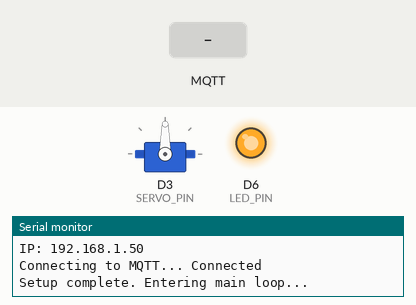
A sketch run on a simulated Arduino MKR. Parts: servo, output pins drawn as LEDs (lit = HIGH), the last lines printed to the serial monitor. The test bench sets the inputs (shaded band). WiFi joins after 1.5 s; servers stay silent unless stated; random numbers use the default seed unless the sketch sets one; no MQTT or app messages arrive unless stated; not simulated (calls return 0 or success): secrets.h.

Above: at 2.7 s.
2.8 s: MQTT message "off" arrives on the first subscribed topic
At 5.7 s:
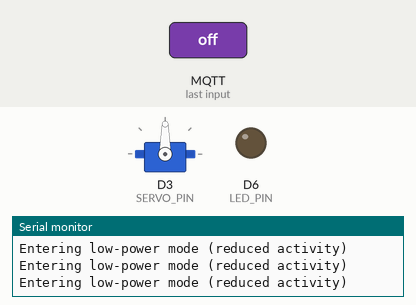
10.5 s: MQTT message "poor" arrives on the second subscribed topic
At 10.71 s:
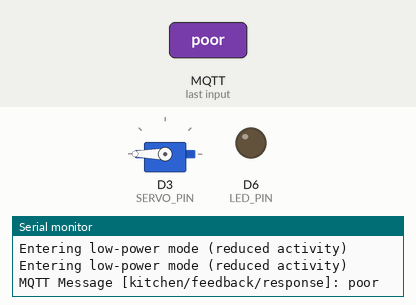
14.0 s: MQTT message "sleep" arrives on the first subscribed topic
17.2 s: MQTT message "average" arrives on the second subscribed topic
At 17.42 s:
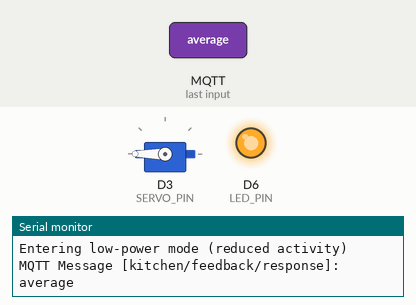
Timing chart, 0 to 21.7 s (numbered marks = the images above; inputs shaded):
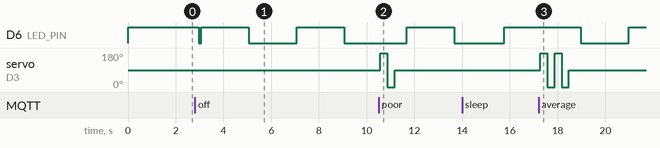

Measured:
- after the input at 2.8 s, D6 (LED_PIN): goes LOW 0.10 s, HIGH 2.0 s, LOW 2.0 s, HIGH 2.0 s, then LOW, starting after 0.16 s
- after the input at 10.5 s, servo on D3 (SERVO_PIN): 90° → 180° after 0.07 s, → 0° 0.30 s later, → 90° 0.30 s later
- after the input at 17.2 s, servo on D3 (SERVO_PIN): 90° → 180° after 0.07 s, → 0° 0.30 s later, → 180° 0.30 s later, → 0° 0.30 s later, … (5 changes in this stretch)

The sketch:

Arduino_code.ino
```cpp
#include <WiFiNINA.h>
#include <PubSubClient.h>
#include <DHT.h>
#include <Servo.h>
#include <ArduinoLowPower.h>
#include "secrets.h"

#define DHTPIN 2
#define DHTTYPE DHT11
#define LED_PIN LED_BUILTIN
#define SERVO_PIN 3

DHT dht(DHTPIN, DHTTYPE);
Servo motor;

const char* broker = "9c8938d3b2404aa98dafd50aa5ddd1b1.s1.eu.hivemq.cloud";
const int port = 8883;
const char* topic_temp = "kitchen/temperature";
const char* topic_control = "kitchen/sensor/control";
const char* topic_status = "kitchen/sensor/status";
const char* topic_feedback = "kitchen/feedback/response";

WiFiSSLClient net;
PubSubClient client(net);

bool sensorEnabled = true;
bool sleepMode = false;
bool wifiConnected = false;
bool mqttConnected = false;

unsigned long lastSend = 0;
unsigned long lastHeartbeat = 0;
unsigned long lastConnectionCheck = 0;

const unsigned long HEARTBEAT_INTERVAL = 15000;
const unsigned long TEMP_INTERVAL = 3000;
const unsigned long CONNECTION_CHECK_INTERVAL = 30000;

void swingMotor(int swings) {
  for (int i = 0; i < swings; i++) {
    motor.write(180); delay(300);
    motor.write(0);   delay(300);
  }
  motor.write(90);  // Stop motor
}

void messageReceived(char* topic, byte* payload, unsigned int length) {
  String msg;
  for (unsigned int i = 0; i < length; i++) {
    msg += (char)payload[i];
  }
  msg.trim();

  Serial.print("MQTT Message [");
  Serial.print(topic);
  Serial.print("]: ");
  Serial.println(msg);

  String t = String(topic);

  if (t == topic_control) {
    if (msg.equalsIgnoreCase("off") || msg.equalsIgnoreCase("sleep")) {
      sensorEnabled = false;
      sleepMode = true;
      Serial.println("Entering low-power mode...");
      if (client.connected()) {
        client.publish(topic_status, "sleeping");
        delay(100);
      }
      digitalWrite(LED_PIN, LOW);
    } else if (msg.equalsIgnoreCase("on") || msg.equalsIgnoreCase("wake")) {
      sensorEnabled = true;
      sleepMode = false;
      Serial.println("Exiting low-power mode...");
      if (client.connected()) {
        client.publish(topic_status, "active");
      }
      digitalWrite(LED_PIN, HIGH);
    }
  } else if (t == topic_feedback) {
    msg.toLowerCase();
    if (msg == "poor") swingMotor(1);
    else if (msg == "average") swingMotor(2);
    else if (msg == "good") swingMotor(3);
    else if (msg == "excellent") swingMotor(4);
    else Serial.println("Unknown feedback command.");
  }
}

void connectWiFi() {
  if (WiFi.status() == WL_CONNECTED) {
    wifiConnected = true;
    return;
  }

  Serial.print("Connecting to WiFi");
  WiFi.begin(ssid, pass);

  int attempts = 0;
  while (WiFi.status() != WL_CONNECTED && attempts < 20) {
    Serial.print(".");
    delay(500);
    attempts++;
  }

  if (WiFi.status() == WL_CONNECTED) {
    wifiConnected = true;
    Serial.println("\nWiFi connected");
    Serial.print("IP: ");
    Serial.println(WiFi.localIP());
  } else {
    wifiConnected = false;
    Serial.println("\nWiFi connection failed");
  }
}

void connectMQTT() {
  if (!wifiConnected) {
    mqttConnected = false;
    return;
  }

  client.setServer(broker, port);
  client.setCallback(messageReceived);

  if (client.connected()) {
    mqttConnected = true;
    return;
  }

  Serial.print("Connecting to MQTT... ");
  String clientId = "Nano33IoTClient_" + String(random(0xffff), HEX);

  if (client.connect(clientId.c_str(), "BillZZ", "BillZZ92")) {
    Serial.println("Connected");
    mqttConnected = true;
    client.subscribe(topic_control);
    client.subscribe(topic_feedback);
    const char* status = sleepMode ? "sleeping" : (sensorEnabled ? "active" : "inactive");
    client.publish(topic_status, status);
  } else {
    Serial.print("Failed (rc=");
    Serial.print(client.state());
    Serial.println(")");
    mqttConnected = false;
  }
}

void checkConnections() {
  unsigned long now = millis();
  if (now - lastConnectionCheck < CONNECTION_CHECK_INTERVAL) return;
  lastConnectionCheck = now;

  if (WiFi.status() != WL_CONNECTED) {
    Serial.println("WiFi disconnected - attempting reconnect");
    wifiConnected = false;
    connectWiFi();
  }

  if (wifiConnected && !client.connected()) {
    Serial.println("MQTT disconnected - attempting reconnect");
    mqttConnected = false;
    connectMQTT();
  }
}

void sendHeartbeat() {
  if (!mqttConnected) return;

  unsigned long now = millis();
  if (now - lastHeartbeat > HEARTBEAT_INTERVAL) {
    const char* status = sleepMode ? "sleeping" : (sensorEnabled ? "active" : "inactive");
    if (client.publish(topic_status, status)) {
      Serial.print("Heartbeat sent: ");
      Serial.println(status);
    }
    lastHeartbeat = now;
  }
}

void readAndSendTemperature() {
  if (!sensorEnabled || !mqttConnected) return;

  unsigned long now = millis();
  if (now - lastSend >= TEMP_INTERVAL) {
    float temp = dht.readTemperature();
    if (!isnan(temp)) {
      String payload = String(temp, 1);
      if (client.publish(topic_temp, payload.c_str())) {
        Serial.print("Temperature sent: ");
        Serial.println(payload);
      } else {
        Serial.println("Failed to publish temperature");
      }
    } else {
      Serial.println("Failed to read DHT sensor");
    }
    lastSend = now;
  }
}

void enterLowPowerMode() {
  Serial.println("Entering low-power mode (reduced activity)");

  static unsigned long lastBlink = 0;
  static bool ledState = false;

  if (millis() - lastBlink > 2000) {
    ledState = !ledState;
    digitalWrite(LED_PIN, ledState);
    lastBlink = millis();
  }

  if (mqttConnected) {
    client.loop();
  }

  delay(500);
}

void setup() {
  Serial.begin(9600);
  while (!Serial && millis() < 5000);

  Serial.println("=== Starting Nano 33 IoT Cooking Monitor ===");

  pinMode(LED_PIN, OUTPUT);
  digitalWrite(LED_PIN, HIGH);

  motor.attach(SERVO_PIN);
  motor.write(90);  // Stop FS90R

  dht.begin();
  connectWiFi();
  connectMQTT();

  Serial.println("Setup complete. Entering main loop...");
}

void loop() {
  if (sleepMode) {
    enterLowPowerMode();
    return;
  }

  digitalWrite(LED_PIN, HIGH);

  checkConnections();

  if (mqttConnected) {
    client.loop();
  }

  sendHeartbeat();
  readAndSendTemperature();

  delay(100);
}
```
